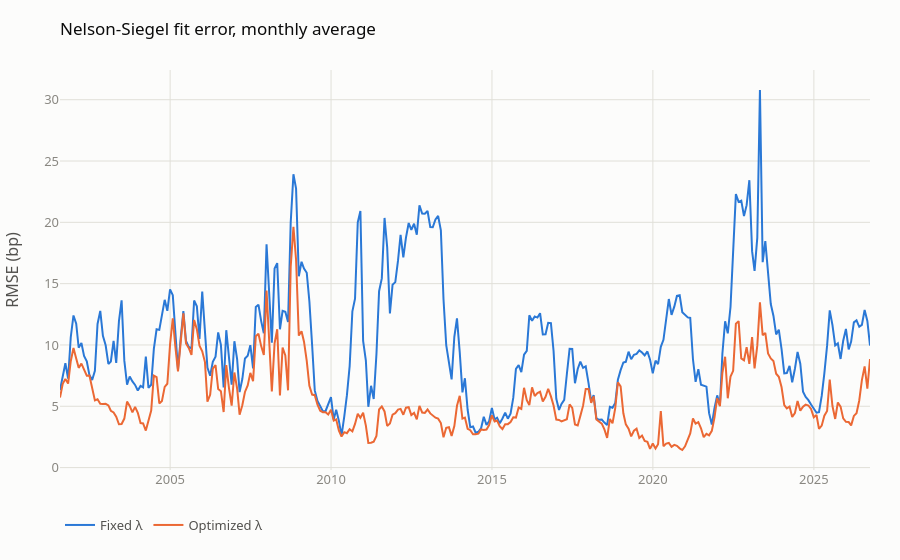

This figure's notebook cell:
### Markdown cell above
**Typical fit error.** With the fixed λ the median daily RMSE is **9.5 bp** (mean 10.4 bp), and on 90% of days it lies between 3.8 and 20.4 bp. Optimizing λ each day roughly halves it: median **4.7 bp**, mean 5.6 bp.

For scale, these yields are published to the nearest basis point, and the curve here runs from 1 month to 30 years. Diebold and Li fitted maturities up to 10 years only, which is an easier job for three factors.

### Code cell
plots.line_chart(
    dict(rmse.items()),
    title="Nelson-Siegel fit error, monthly average",
    y_title="RMSE (bp)",
    unit=" bp",
    freq="ME",
)

### Figure 1 — Plotly figure (JSON) as saved in the notebook; plotly's stock layout.template omitted (floating-point values rounded to 4 significant figures; data arrays with more than 128 entries replaced by an {"elided": "..."} marker saying what was removed)
{"data": [{"hovertemplate": "%{y:.2f} bp", "line": {"width": 2}, "mode": "lines", "name": "Fixed λ", "type": "scatter", "x": {"elided": "303 str values"}, "y": {"elided": "303 float values"}}, {"hovertemplate": "%{y:.2f} bp", "line": {"width": 2}, "mode": "lines", "name": "Optimized λ", "type": "scatter", "x": {"elided": "303 str values"}, "y": {"elided": "303 float values"}}], "layout": {"hovermode": "x unified", "legend": {"orientation": "h", "x": 0, "y": -0.1, "yanchor": "top"}, "margin": {"b": 90}, "title": {"text": "Nelson-Siegel fit error, monthly average"}, "xaxis": {"title": {}}, "yaxis": {"title": {"text": "RMSE (bp)"}}}}
